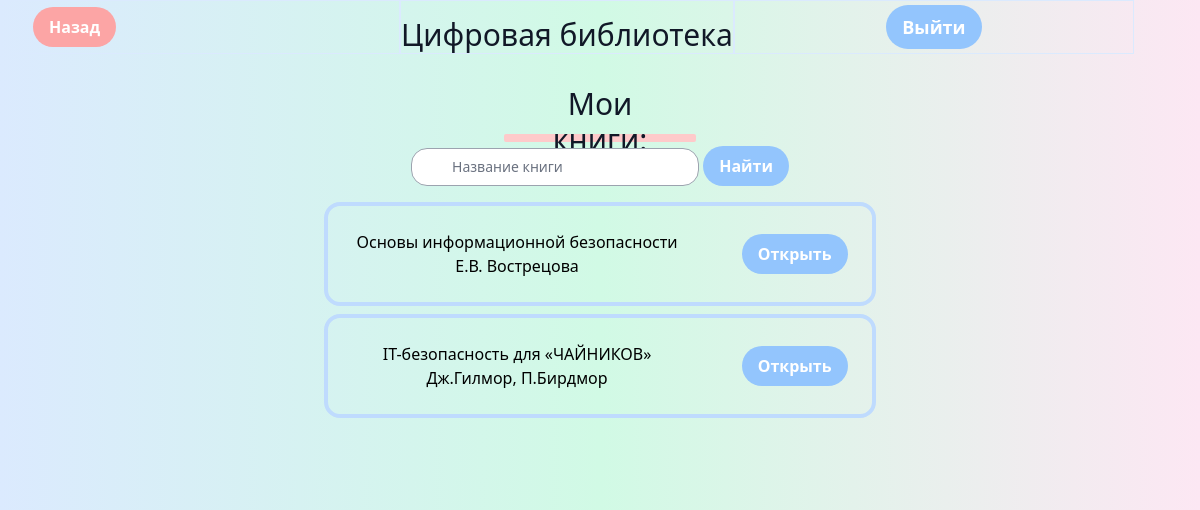
Page /books/3/ on the committed database.
### main/models.py (models this page shows, shortened)
class Books(models.Model):
    name = models.CharField(max_length=200)
    author = models.CharField(max_length=200, default='')
    nomer = models.CharField(max_length=17, default='')
    link = models.URLField(default='')
    discipline = models.ForeignKey(Disciplines, on_delete=models.CASCADE)
    class Meta:
        verbose_name_plural = 'Books'

### main/views.py (the view)
# urls.py: path('books/<int:pk>/', views.books, name='books'),
def books(request, pk):
    book = Books.objects.filter(discipline=pk)
    return render(request, 'main/books.html', {"book": book})

### main/templates/main/books.html (shortened to what this page needs)
<!doctype html>
<html>
<head>
  <link href="https://unpkg.com/tailwindcss@^2/dist/tailwind.min.css" rel="stylesheet">
</head>
<body class="bg-gradient-to-r from-blue-100 via-green-100 to-pink-100">
  <header class="flex  bg-gradient-to-r from-blue-100 via-green-100 to-pink-100" >
          <div class="flex items-center border border-blue-100 w-1/3">
                     <a href="{% url  'disciplines' %}">
              <button class="bg-red-300 hover:bg-red-600 text-white ml-8 font-bold py-2 px-4 rounded-full">Назад
              </button>
                     </a>
      </div>
          <div class="border border-blue-100  w-100%">
              <div class="  w-full mt-4 flex items-center  font-medium   text-2xl sm:text-3xl text-gray-900">
           Цифровая библиотека
        </div>
       </div>
          <div class=" border border-blue-100  sm:w-100% md:w-1/3">
          <div class="flex flex-col justify-center items-center h-full align-center w-full  items-right  font-medium   text-lg sm:text-3lg text-gray-900">
                  <a href="{% url  'logout' %}">
            <button class="bg-blue-300 hover:bg-blue-600 text-white font-bold py-2 px-4 rounded-full">
             Выйти
            </button>
                  </a>
            </div>
      </div>
      </header>
    <main class="flex-grow flex justify-center items-center bg-gradient-to-r from-blue-100 via-green-100 to-pink-100">
        <div class="mx-auto px-4 sm:px-8 py-2 text-center">
          <div class="text-center max-w-lg mx-auto mt-6 ">
            <div class="h-4 text-gray-500 w-40 block mx-auto rounded-sm">
              <div class="flex  items-center jorder text-xl sm:text-3xl text-gray-900">
           Мои книги:
                </div>
              </div>
            <div class="h-2 text-red-400 w-64 mt-4 block mx-auto rounded-sm"></div>
            <div class="h-2 bg-red-200 w-48 mt-2 block mx-auto rounded-sm"></div>
          </div>
        <div class="flex flex-col mb-6">
              <div class="relative">
                <div class="
                    inline-flex
                    items-center
                    justify-center
                    absolute
                    left-0
                    top-0
                    h-full
                    w-5
                    text-gray-400">
                </div>
                  <form action="{% url 'search_book' %}" method="get">
                <input
                  id="password"
                  type="text"
                  name="q"
                  class="
                    text-sm
                    placeholder-gray-500
                    pl-10
                    pr-4
                    rounded-2xl
                    border border-gray-400
                    w-72
                    py-2
                    focus:outline-none focus:border-blue-400"
                    placeholder="Название книги"/>
                  <button type="submit" class="bg-blue-300 hover:bg-blue-600 text-white font-bold py-2 px-4 rounded-full">
                    Найти
                    </button>
                      </form>
             </div>
        <div class="container mb-2 flex mx-auto w-full items-center justify-center">
            <ul class="flex flex-col p-4">
            {% for b in book %}
                <li class="border-green-400 flex flex-row mb-2">
										<div class="select-none flex flex-1 items-center p-4 transition duration-500 ease-in-out transform hover:-translate-y-2 rounded-2xl border-4 p-6 hover:shadow-2xl border-blue-200">
											<div class="flex-1 pl-1 mr-16">
												<div class="font-medium">
													{{ b.name }}
												</div>
                                                <div class="font-medium">
													 {{ b.author }}
												</div>
											</div>
                                            <a target="_blank" href={{ b.link }}>
											 <button class="bg-blue-300 hover:bg-blue-600 text-white font-bold py-2 px-4 rounded-full">
                                            Открыть
                                            </button>
                                            </a>
											</div>
									</li>
                            {% endfor %}
                            </ul>
                        </div>
                    </div>
            </div>
        </main>
    </body>
</html>

### rows in the picture
Books: name "Основы информационной безопасности", author "Е.В. Вострецова"
Books: name "IT-безопасность для «ЧАЙНИКОВ»", author "Дж.Гилмор, П.Бирдмор"
